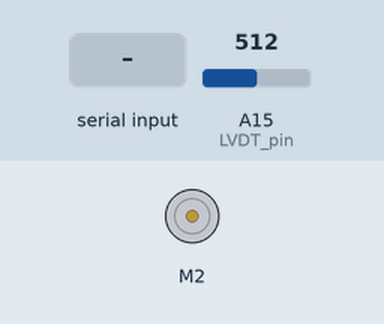
This sketch was run on a simulated Arduino Mega 2560, built with avr-gcc and run on an emulated ATmega2560. On the bench: DC motor (green arrow = forward, orange = backward, longer = faster). The test bench sets the inputs (shaded band); at power-on: A15 (LVDT_pin) = 512. What the sketch prints to the serial monitor is not drawn.

Above: at 4.0 s.
4.1 s: "90,45\n" received over Serial
At 4.55 s:
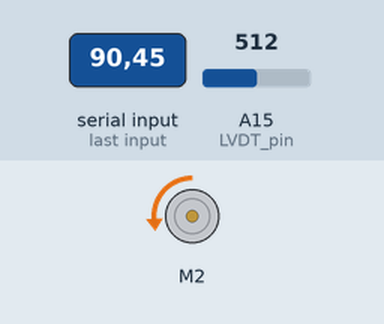
7.1 s: A15 (LVDT_pin) set to 1023
10.1 s: A15 (LVDT_pin) set to 306
At 10.8 s:
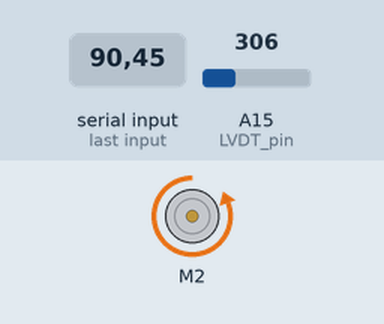
11.6 s: A15 (LVDT_pin) set to 716
At 13.3 s:
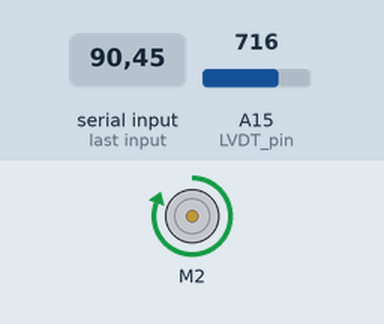
14.2 s: A15 (LVDT_pin) set to 122
At 14.9 s:
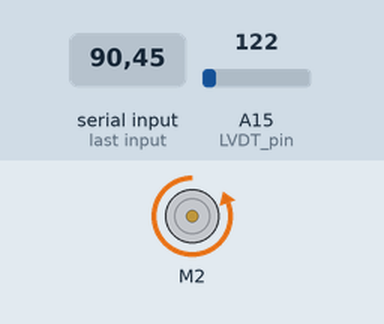
15.8 s: A15 (LVDT_pin) set to 900
At 17.2 s:
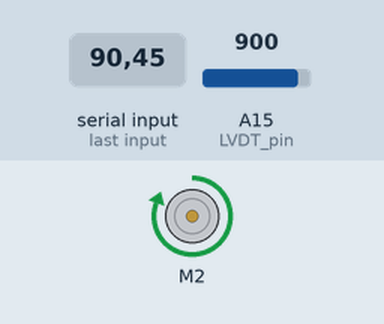
Timing chart, 0 to 18.8 s (numbered marks = the images above; inputs shaded):
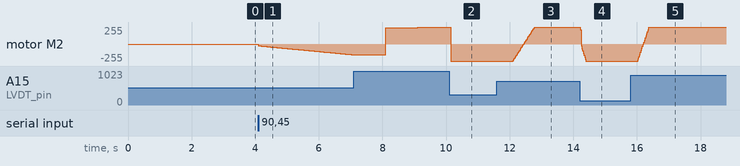

The sketch:

VCM.ino
```cpp
#include "CytronMotorDriver.h" //motor driver header file
// Note* 만일 위 줄에서 오류가 날 경우, 함께 첨부한 라이브러리를 추가하시기 바랍니다.
// 아두이노 프로그램의 상단의 -> 툴 -> 라이브러리 포함하기 -> .zip 라이브러리 추가 -> 첨부된 zip 라이브러리 파일 선택

//Pin Map
#define LVDT_pin A15      //    LVDT의 [Out+]를 보드의 [A15]에 연결
#define motor_pwm_pin 2   //motor driver의 [pwm]를 보드의 [2]에 연결
#define motor_dir_pin 3   //motor driver의 [Dir]를 보드의 [3]에 연결
CytronMD motor(PWM_DIR, motor_pwm_pin, motor_dir_pin); //motor driver 설정완료

//Calibation factor
#define analogData_to_distance_mm 3.67  //실험을 통하여 LVDT의 OUTPUT의 1 증가량에 따른 거리를 측정하여 mm 단위로 기입

//PID gain & controller gain (User Setting Point)
double Kp = 0.6;                           // PID gain의 P 게인을 설정하시오 (최적값 0.60) [ ]
double Ki = 1.0;                            // PID gain의 P 게인을 설정하시오 (최적값 1.0)  [ ]
double Kd = 0.003;                          // PID gain의 P 게인을 설정하시오 (최적값 0.003)[ ]
double error_range = 3;                     // 허용 가능한 위치 오차를 설정하시오 (최적값 3)   [10^-6m]
double reference_running_time_ms = 8000;    // LVDT가 이동한 거리에서의 유지 시간을 설정하시오     [ms] ex) 8000 일 경우 입력하신 위치로 이동후, 8000ms 이후 복귀

//Control value (don't touch)
double reference = 0; double reference_past = 0;
double now_distance = 0; double past_distance = 0;
int16_t u = 0; int16_t u_past = 0; int16_t y_past = 0; double I = 0;
double millisTime_i; double millisTime_f; double dt = 0;
double LVDT_zero_point = 0; double zero_set_step = 10;
double start_time = 0;

//lowpassfilter() : LVDT에서 발생하는 잡음을 제거하여 반환
float lowpassfilter(float filter, float data, float cut_off_fre_Hz)
{
  double alpha = 1/(1+2*3.141592*cut_off_fre_Hz*dt);
  filter = data * (1 - alpha) + filter * alpha;
  return filter;
}

//update_reference() : 사용자가 원하는 LVDT의 위치를 업데이트
void update_reference()
{
  int data = Serial.parseInt();

  if (data != 0)
  {
    start_time = millis();
    reference = data;
  }
  else
  {
    reference = reference_past;
  }
   if(start_time + reference_running_time_ms <= millis()) reference = 0;
   reference_past= reference;
}

//sampling_time() : 보드의 실시간 작동시간을 연산하여 반환
double sampling_time()
{
  millisTime_f = millis() ;
  double sampling_time_sec = (millisTime_f - millisTime_i)*0.001;
  millisTime_i = millis();
  return sampling_time_sec;
}

//input_LVDT()() : LVDT의 입력값을 받아 mm 단위로 환산하여 반환
double input_LVDT()
{
  if(analogRead(LVDT_pin)<= 0 or analogRead(LVDT_pin)>= 1023)
  {
    while(1)
    {
      Serial.println("------- Out of bounds!! -------");
      Serial.println("Check : Check the location of the VCM again");
      delay(1000);
      if(analogRead(LVDT_pin)> 0 or analogRead(LVDT_pin)< 1024) break;
    }
  }

  double LVDT_raw_data = analogRead(LVDT_pin);
  double distance = (LVDT_raw_data - LVDT_zero_point) * analogData_to_distance_mm;
  Serial.print(distance);
  distance = lowpassfilter(past_distance ,distance,37.1);
  return distance;
}

//computePID() :PID 제어기를 작동하여 출력값을 반환
int16_t computePID(double r, double y, double dt)
{
  double error = y - r ;

  double P = Kp * error;

  I +=Ki * error * dt;

  double D = Kd * -(y - y_past) / dt;
  y_past = y;

  u = abs(error) <= error_range ? u_past : P + I + D;
  u_past = u;
  return u;
}

//Setting_Initial_Values() :보드및 LVDT의 초기값을 설정
void Setting_Initial_Values()
{
  Serial.println("------- Start the LVDT setup -------");
  double buf = 0;
  for(int i = 0 ; i < zero_set_step ;  i++)
  {
    if(analogRead(LVDT_pin)<= 0 or analogRead(LVDT_pin)>= 1023)
    {
      while(1)
      {
        Serial.println("------- Out of bounds!! -------");
        Serial.println("Check : Check the location of the VCM again");
        delay(1000);
        if(analogRead(LVDT_pin)> 0 or analogRead(LVDT_pin)< 1024) break;
      }
    }
    else
    {
      Serial.print(" .");
      buf+=analogRead(LVDT_pin);
      delay(100);
    }
  }
  LVDT_zero_point = (buf/zero_set_step);
  Serial.print("\n");
  Serial.println("LVDT initial location calibration Done!!");
  Serial.print("Your Zero value is <");
  Serial.print(LVDT_zero_point);
  Serial.println(">.");
  delay(100);
}


//Run_VCM()) : motor driver를 작동하여 VCM을 구동
void Run_VCM()
{
  motor.setSpeed(computePID(reference, now_distance, dt));
}

//Data_Write() : 입력값, LVDT의 위치 등 얻은 값들을 확인
void Data_Write()
{
 Serial.print(",");
 Serial.print(reference);
 Serial.print(",");
 Serial.print("100");
 Serial.print(",");
 Serial.print("-100");
 Serial.print(",");
 Serial.print(now_distance);
 Serial.print(",");
 Serial.println(u);

}

void setup()
{
  Serial.begin(115200);
  Serial.setTimeout(10);
  {
    Serial.println("████████████████████████████████████████████████████████████");
    Serial.println("████████████████████████████████████████████████████████████");
    Serial.println("████████████████████████████████████████████████████████████");
    Serial.println("────────────────────────────────────────────────────────────");
    Serial.println("────────────────────────────────────────────────────────────");
    Serial.println("───────────────────█─────█────███───█──────█────────────────");
    Serial.println("────────────────────█───█───██──────██────██────────────────");
    Serial.println("────────────────────█───█───█───────█─█──█─█────────────────");
    Serial.println("────────────────────█───█───█───────█─█──█─█────────────────");
    Serial.println("─────────────────────█─█────█───────█─█──█─█────────────────");
    Serial.println("─────────────────────█─█────█───────█──██──█────────────────");
    Serial.println("──────────────────────█──────████───█──██──█────────────────");
    Serial.println("────────────────────────────────────────────────────────────");
    Serial.println("──────────────────────────Voice Coil Motor Kit──────────────────────");
    Serial.println("────────────────────────────────────────────────────────────");
    Serial.println("████████████████████████████████████████████████████████████");
    Serial.println("████████████████████████████████████████████████████████████");
  }
  delay(1500);
  Setting_Initial_Values();
}


void loop()
{
 update_reference();

 dt = sampling_time();
 now_distance = input_LVDT();
 past_distance = now_distance;
 Run_VCM();
}
```

Measured:
- after the input at 4.1 s, motor M2: moves from stopped to backward 161/255 over 3.0 s, starting at once
- after the input at 10.1 s, motor M2: forward 255/255 → backward 255/255 at once
- after the input at 11.6 s, motor M2: moves from backward 255/255 to forward 255/255 over 0.68 s, starting after 0.50 s
- after the input at 14.2 s, motor M2: moves from forward 255/255 to backward 255/255 over 0.18 s, starting at once
- after the input at 15.8 s, motor M2: moves from backward 255/255 to forward 255/255 over 0.36 s, starting after 0.22 s
